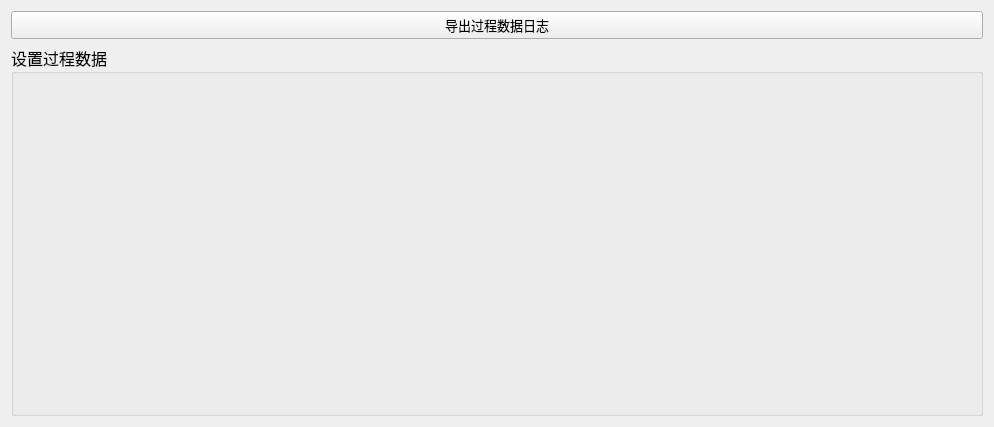
<?xml version="1.0" encoding="UTF-8"?>
<ui version="4.0">
 <class>Td_MainWid</class>
 <widget class="QWidget" name="Td_MainWid">
  <property name="geometry">
   <rect>
    <x>0</x>
    <y>0</y>
    <width>994</width>
    <height>427</height>
   </rect>
  </property>
  <property name="font">
   <font>
    <family>微软雅黑</family>
    <pointsize>11</pointsize>
   </font>
  </property>
  <property name="windowTitle">
   <string>Form</string>
  </property>
  <layout class="QGridLayout" name="gridLayout">
   <item row="1" column="0">
    <widget class="QGroupBox" name="groupBox">
     <property name="font">
      <font>
       <family>微软雅黑</family>
       <pointsize>12</pointsize>
      </font>
     </property>
     <property name="title">
      <string>设置过程数据</string>
     </property>
    </widget>
   </item>
   <item row="0" column="0">
    <widget class="QPushButton" name="exportBtn">
     <property name="font">
      <font>
       <pointsize>10</pointsize>
      </font>
     </property>
     <property name="text">
      <string>导出过程数据日志</string>
     </property>
    </widget>
   </item>
  </layout>
 </widget>
 <resources/>
 <connections/>
</ui>
